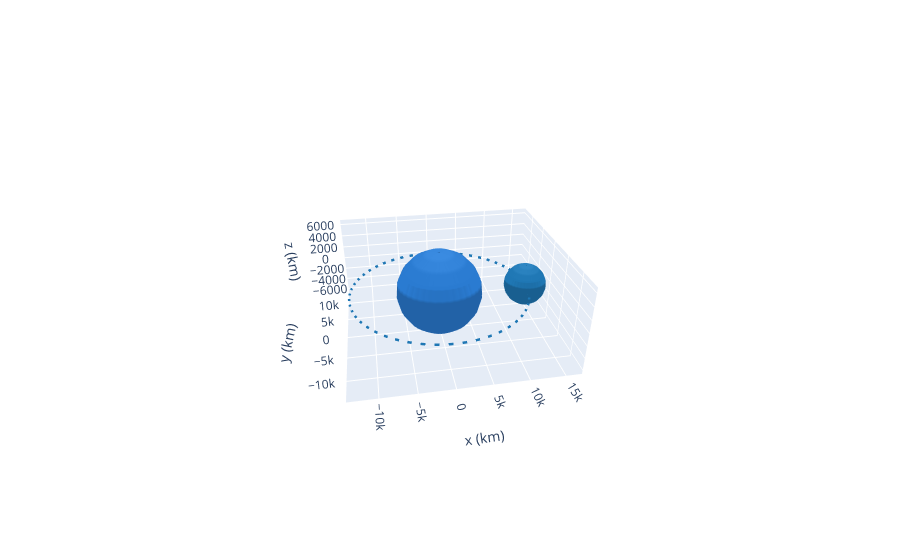

The code cell stored with this chart in its notebook:
### Code cell
plotter = OrbitPlotter3D()
plotter.set_attractor(Earth)
plotter.plot(circularorbit)
plotter.set_view(30 * u.deg, 260 * u.deg, distance=3 * u.km)

### Figure 1 — Plotly figure (JSON) as saved in the notebook; plotly's stock layout.template omitted (floating-point values rounded to 4 significant figures; data arrays with more than 128 entries replaced by an {"elided": "..."} marker saying what was removed)
{"data": [{"cauto": false, "cmax": 1, "cmin": 1, "colorscale": [[0, "#2a7bd1"], [1, "#2a7bd1"]], "name": "Earth", "showscale": false, "type": "surface", "x": {"elided": "20x20 float values"}, "y": {"elided": "20x20 float values"}, "z": {"elided": "20x20 float values"}}, {"line": {"color": "rgb(31, 119, 180)", "dash": "dash", "width": 5}, "mode": "lines", "name": "2000-01-01 12:00", "type": "scatter3d", "x": {"elided": "150 float values"}, "y": {"elided": "150 float values"}, "z": {"elided": "150 int values"}}, {"cauto": false, "cmax": 1, "cmin": 1, "colorscale": [[0, "rgb(31, 119, 180)"], [1, "rgb(31, 119, 180)"]], "name": "2000-01-01 12:00", "showscale": false, "type": "surface", "x": {"elided": "20x20 float values"}, "y": {"elided": "20x20 float values"}, "z": {"elided": "20x20 float values"}}, {"cauto": false, "cmax": 1, "cmin": 1, "colorscale": [[0, "#2a7bd1"], [1, "#2a7bd1"]], "name": "Earth", "showscale": false, "type": "surface", "x": {"elided": "20x20 float values"}, "y": {"elided": "20x20 float values"}, "z": {"elided": "20x20 float values"}}, {"cauto": false, "cmax": 1, "cmin": 1, "colorscale": [[0, "#2a7bd1"], [1, "#2a7bd1"]], "name": "Earth", "showscale": false, "type": "surface", "x": {"elided": "20x20 float values"}, "y": {"elided": "20x20 float values"}, "z": {"elided": "20x20 float values"}}], "layout": {"autosize": true, "scene": {"aspectmode": "data", "camera": {"eye": {"x": -0.4512, "y": -2.559, "z": 1.5}}, "xaxis": {"title": {"text": "x (km)"}}, "yaxis": {"title": {"text": "y (km)"}}, "zaxis": {"title": {"text": "z (km)"}}}}}
